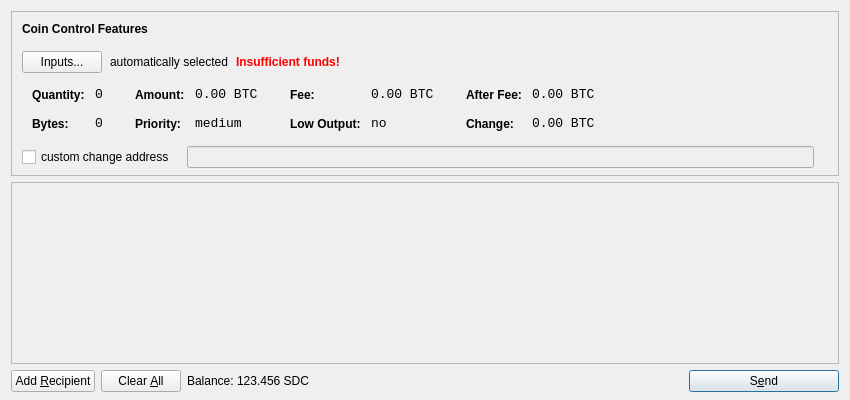
<?xml version="1.0" encoding="UTF-8"?>
<ui version="4.0">
 <class>SendCoinsDialog</class>
 <widget class="QDialog" name="SendCoinsDialog">
  <property name="geometry">
   <rect>
    <x>0</x>
    <y>0</y>
    <width>850</width>
    <height>400</height>
   </rect>
  </property>
  <property name="windowTitle">
   <string>Send Coins</string>
  </property>
  <layout class="QVBoxLayout" name="verticalLayout" stretch="0,1,0">
   <property name="bottomMargin">
    <number>8</number>
   </property>
   <item>
    <widget class="QFrame" name="frameCoinControl">
     <property name="sizePolicy">
      <sizepolicy hsizetype="Expanding" vsizetype="Expanding">
       <horstretch>0</horstretch>
       <verstretch>0</verstretch>
      </sizepolicy>
     </property>
     <property name="maximumSize">
      <size>
       <width>16777215</width>
       <height>16777215</height>
      </size>
     </property>
     <property name="frameShape">
      <enum>QFrame::StyledPanel</enum>
     </property>
     <property name="frameShadow">
      <enum>QFrame::Sunken</enum>
     </property>
     <layout class="QVBoxLayout" name="verticalLayoutCoinControl2">
      <property name="spacing">
       <number>-1</number>
      </property>
      <property name="leftMargin">
       <number>0</number>
      </property>
      <property name="topMargin">
       <number>0</number>
      </property>
      <property name="rightMargin">
       <number>0</number>
      </property>
      <property name="bottomMargin">
       <number>6</number>
      </property>
      <item>
       <layout class="QVBoxLayout" name="verticalLayoutCoinControl" stretch="0,0,0,0,1">
        <property name="spacing">
         <number>0</number>
        </property>
        <property name="leftMargin">
         <number>10</number>
        </property>
        <property name="topMargin">
         <number>10</number>
        </property>
        <item>
         <layout class="QHBoxLayout" name="horizontalLayoutCoinControl1">
          <property name="bottomMargin">
           <number>15</number>
          </property>
          <item>
           <widget class="QLabel" name="labelCoinControlFeatures">
            <property name="sizePolicy">
             <sizepolicy hsizetype="Preferred" vsizetype="Maximum">
              <horstretch>0</horstretch>
              <verstretch>0</verstretch>
             </sizepolicy>
            </property>
            <property name="font">
             <font>
              <weight>75</weight>
              <bold>true</bold>
             </font>
            </property>
            <property name="styleSheet">
             <string notr="true">font-weight:bold;</string>
            </property>
            <property name="text">
             <string>Coin Control Features</string>
            </property>
           </widget>
          </item>
         </layout>
        </item>
        <item>
         <layout class="QHBoxLayout" name="horizontalLayoutCoinControl2" stretch="0,0,0,0">
          <property name="spacing">
           <number>8</number>
          </property>
          <property name="bottomMargin">
           <number>10</number>
          </property>
          <item>
           <widget class="QPushButton" name="pushButtonCoinControl">
            <property name="styleSheet">
             <string notr="true"/>
            </property>
            <property name="text">
             <string>Inputs...</string>
            </property>
           </widget>
          </item>
          <item>
           <widget class="QLabel" name="labelCoinControlAutomaticallySelected">
            <property name="text">
             <string>automatically selected</string>
            </property>
            <property name="margin">
             <number>5</number>
            </property>
           </widget>
          </item>
          <item>
           <widget class="QLabel" name="labelCoinControlInsuffFunds">
            <property name="font">
             <font>
              <weight>75</weight>
              <bold>true</bold>
             </font>
            </property>
            <property name="styleSheet">
             <string notr="true">color:red;font-weight:bold;</string>
            </property>
            <property name="text">
             <string>Insufficient funds!</string>
            </property>
            <property name="margin">
             <number>5</number>
            </property>
           </widget>
          </item>
          <item>
           <spacer name="horizontalSpacerCoinControl">
            <property name="orientation">
             <enum>Qt::Horizontal</enum>
            </property>
            <property name="sizeHint" stdset="0">
             <size>
              <width>40</width>
              <height>1</height>
             </size>
            </property>
           </spacer>
          </item>
         </layout>
        </item>
        <item>
         <widget class="QWidget" name="widgetCoinControl" native="true">
          <property name="sizePolicy">
           <sizepolicy hsizetype="Preferred" vsizetype="Preferred">
            <horstretch>0</horstretch>
            <verstretch>0</verstretch>
           </sizepolicy>
          </property>
          <property name="minimumSize">
           <size>
            <width>0</width>
            <height>0</height>
           </size>
          </property>
          <property name="styleSheet">
           <string notr="true"/>
          </property>
          <layout class="QHBoxLayout" name="horizontalLayoutCoinControl5">
           <property name="margin">
            <number>0</number>
           </property>
           <item>
            <layout class="QHBoxLayout" name="horizontalLayoutCoinControl3" stretch="0,0,0,1">
             <property name="spacing">
              <number>20</number>
             </property>
             <property name="topMargin">
              <number>0</number>
             </property>
             <property name="bottomMargin">
              <number>10</number>
             </property>
             <item>
              <layout class="QFormLayout" name="formLayoutCoinControl1">
               <property name="horizontalSpacing">
                <number>10</number>
               </property>
               <property name="verticalSpacing">
                <number>14</number>
               </property>
               <property name="leftMargin">
                <number>10</number>
               </property>
               <property name="topMargin">
                <number>4</number>
               </property>
               <property name="rightMargin">
                <number>6</number>
               </property>
               <item row="0" column="0">
                <widget class="QLabel" name="labelCoinControlQuantityText">
                 <property name="styleSheet">
                  <string notr="true">font-weight:bold;</string>
                 </property>
                 <property name="text">
                  <string>Quantity:</string>
                 </property>
                 <property name="margin">
                  <number>0</number>
                 </property>
                </widget>
               </item>
               <item row="0" column="1">
                <widget class="QLabel" name="labelCoinControlQuantity">
                 <property name="font">
                  <font>
                   <family>Monospace</family>
                   <pointsize>10</pointsize>
                  </font>
                 </property>
                 <property name="cursor">
                  <cursorShape>IBeamCursor</cursorShape>
                 </property>
                 <property name="contextMenuPolicy">
                  <enum>Qt::ActionsContextMenu</enum>
                 </property>
                 <property name="text">
                  <string notr="true">0</string>
                 </property>
                 <property name="margin">
                  <number>0</number>
                 </property>
                 <property name="textInteractionFlags">
                  <set>Qt::LinksAccessibleByMouse|Qt::TextSelectableByKeyboard|Qt::TextSelectableByMouse</set>
                 </property>
                </widget>
               </item>
               <item row="1" column="0">
                <widget class="QLabel" name="labelCoinControlBytesText">
                 <property name="styleSheet">
                  <string notr="true">font-weight:bold;</string>
                 </property>
                 <property name="text">
                  <string>Bytes:</string>
                 </property>
                </widget>
               </item>
               <item row="1" column="1">
                <widget class="QLabel" name="labelCoinControlBytes">
                 <property name="font">
                  <font>
                   <family>Monospace</family>
                   <pointsize>10</pointsize>
                  </font>
                 </property>
                 <property name="cursor">
                  <cursorShape>IBeamCursor</cursorShape>
                 </property>
                 <property name="contextMenuPolicy">
                  <enum>Qt::ActionsContextMenu</enum>
                 </property>
                 <property name="text">
                  <string notr="true">0</string>
                 </property>
                 <property name="textInteractionFlags">
                  <set>Qt::LinksAccessibleByMouse|Qt::TextSelectableByKeyboard|Qt::TextSelectableByMouse</set>
                 </property>
                </widget>
               </item>
              </layout>
             </item>
             <item>
              <layout class="QFormLayout" name="formLayoutCoinControl2">
               <property name="horizontalSpacing">
                <number>10</number>
               </property>
               <property name="verticalSpacing">
                <number>14</number>
               </property>
               <property name="leftMargin">
                <number>6</number>
               </property>
               <property name="topMargin">
                <number>4</number>
               </property>
               <property name="rightMargin">
                <number>6</number>
               </property>
               <item row="0" column="0">
                <widget class="QLabel" name="labelCoinControlAmountText">
                 <property name="styleSheet">
                  <string notr="true">font-weight:bold;</string>
                 </property>
                 <property name="text">
                  <string>Amount:</string>
                 </property>
                 <property name="margin">
                  <number>0</number>
                 </property>
                </widget>
               </item>
               <item row="0" column="1">
                <widget class="QLabel" name="labelCoinControlAmount">
                 <property name="font">
                  <font>
                   <family>Monospace</family>
                   <pointsize>10</pointsize>
                  </font>
                 </property>
                 <property name="cursor">
                  <cursorShape>IBeamCursor</cursorShape>
                 </property>
                 <property name="contextMenuPolicy">
                  <enum>Qt::ActionsContextMenu</enum>
                 </property>
                 <property name="text">
                  <string notr="true">0.00 BTC</string>
                 </property>
                 <property name="textInteractionFlags">
                  <set>Qt::LinksAccessibleByMouse|Qt::TextSelectableByKeyboard|Qt::TextSelectableByMouse</set>
                 </property>
                </widget>
               </item>
               <item row="1" column="0">
                <widget class="QLabel" name="labelCoinControlPriorityText">
                 <property name="styleSheet">
                  <string notr="true">font-weight:bold;</string>
                 </property>
                 <property name="text">
                  <string>Priority:</string>
                 </property>
                </widget>
               </item>
               <item row="1" column="1">
                <widget class="QLabel" name="labelCoinControlPriority">
                 <property name="font">
                  <font>
                   <family>Monospace</family>
                   <pointsize>10</pointsize>
                  </font>
                 </property>
                 <property name="cursor">
                  <cursorShape>IBeamCursor</cursorShape>
                 </property>
                 <property name="contextMenuPolicy">
                  <enum>Qt::ActionsContextMenu</enum>
                 </property>
                 <property name="text">
                  <string>medium</string>
                 </property>
                 <property name="textInteractionFlags">
                  <set>Qt::LinksAccessibleByMouse|Qt::TextSelectableByKeyboard|Qt::TextSelectableByMouse</set>
                 </property>
                </widget>
               </item>
              </layout>
             </item>
             <item>
              <layout class="QFormLayout" name="formLayoutCoinControl3">
               <property name="horizontalSpacing">
                <number>10</number>
               </property>
               <property name="verticalSpacing">
                <number>14</number>
               </property>
               <property name="leftMargin">
                <number>6</number>
               </property>
               <property name="topMargin">
                <number>4</number>
               </property>
               <property name="rightMargin">
                <number>6</number>
               </property>
               <item row="0" column="0">
                <widget class="QLabel" name="labelCoinControlFeeText">
                 <property name="styleSheet">
                  <string notr="true">font-weight:bold;</string>
                 </property>
                 <property name="text">
                  <string>Fee:</string>
                 </property>
                 <property name="margin">
                  <number>0</number>
                 </property>
                </widget>
               </item>
               <item row="0" column="1">
                <widget class="QLabel" name="labelCoinControlFee">
                 <property name="font">
                  <font>
                   <family>Monospace</family>
                   <pointsize>10</pointsize>
                  </font>
                 </property>
                 <property name="cursor">
                  <cursorShape>IBeamCursor</cursorShape>
                 </property>
                 <property name="contextMenuPolicy">
                  <enum>Qt::ActionsContextMenu</enum>
                 </property>
                 <property name="text">
                  <string notr="true">0.00 BTC</string>
                 </property>
                 <property name="textInteractionFlags">
                  <set>Qt::LinksAccessibleByMouse|Qt::TextSelectableByKeyboard|Qt::TextSelectableByMouse</set>
                 </property>
                </widget>
               </item>
               <item row="1" column="0">
                <widget class="QLabel" name="labelCoinControlLowOutputText">
                 <property name="styleSheet">
                  <string notr="true">font-weight:bold;</string>
                 </property>
                 <property name="text">
                  <string>Low Output:</string>
                 </property>
                </widget>
               </item>
               <item row="1" column="1">
                <widget class="QLabel" name="labelCoinControlLowOutput">
                 <property name="font">
                  <font>
                   <family>Monospace</family>
                   <pointsize>10</pointsize>
                  </font>
                 </property>
                 <property name="cursor">
                  <cursorShape>IBeamCursor</cursorShape>
                 </property>
                 <property name="contextMenuPolicy">
                  <enum>Qt::ActionsContextMenu</enum>
                 </property>
                 <property name="text">
                  <string>no</string>
                 </property>
                 <property name="textInteractionFlags">
                  <set>Qt::LinksAccessibleByMouse|Qt::TextSelectableByKeyboard|Qt::TextSelectableByMouse</set>
                 </property>
                </widget>
               </item>
              </layout>
             </item>
             <item>
              <layout class="QFormLayout" name="formLayoutCoinControl4">
               <property name="horizontalSpacing">
                <number>10</number>
               </property>
               <property name="verticalSpacing">
                <number>14</number>
               </property>
               <property name="leftMargin">
                <number>6</number>
               </property>
               <property name="topMargin">
                <number>4</number>
               </property>
               <property name="rightMargin">
                <number>6</number>
               </property>
               <item row="0" column="0">
                <widget class="QLabel" name="labelCoinControlAfterFeeText">
                 <property name="styleSheet">
                  <string notr="true">font-weight:bold;</string>
                 </property>
                 <property name="text">
                  <string>After Fee:</string>
                 </property>
                 <property name="margin">
                  <number>0</number>
                 </property>
                </widget>
               </item>
               <item row="0" column="1">
                <widget class="QLabel" name="labelCoinControlAfterFee">
                 <property name="font">
                  <font>
                   <family>Monospace</family>
                   <pointsize>10</pointsize>
                  </font>
                 </property>
                 <property name="cursor">
                  <cursorShape>IBeamCursor</cursorShape>
                 </property>
                 <property name="contextMenuPolicy">
                  <enum>Qt::ActionsContextMenu</enum>
                 </property>
                 <property name="text">
                  <string notr="true">0.00 BTC</string>
                 </property>
                 <property name="textInteractionFlags">
                  <set>Qt::LinksAccessibleByMouse|Qt::TextSelectableByKeyboard|Qt::TextSelectableByMouse</set>
                 </property>
                </widget>
               </item>
               <item row="1" column="0">
                <widget class="QLabel" name="labelCoinControlChangeText">
                 <property name="styleSheet">
                  <string notr="true">font-weight:bold;</string>
                 </property>
                 <property name="text">
                  <string>Change:</string>
                 </property>
                </widget>
               </item>
               <item row="1" column="1">
                <widget class="QLabel" name="labelCoinControlChange">
                 <property name="font">
                  <font>
                   <family>Monospace</family>
                   <pointsize>10</pointsize>
                  </font>
                 </property>
                 <property name="cursor">
                  <cursorShape>IBeamCursor</cursorShape>
                 </property>
                 <property name="contextMenuPolicy">
                  <enum>Qt::ActionsContextMenu</enum>
                 </property>
                 <property name="text">
                  <string notr="true">0.00 BTC</string>
                 </property>
                 <property name="textInteractionFlags">
                  <set>Qt::LinksAccessibleByMouse|Qt::TextSelectableByKeyboard|Qt::TextSelectableByMouse</set>
                 </property>
                </widget>
               </item>
              </layout>
             </item>
            </layout>
           </item>
          </layout>
         </widget>
        </item>
        <item>
         <layout class="QHBoxLayout" name="horizontalLayoutCoinControl4" stretch="0,0,0">
          <property name="spacing">
           <number>12</number>
          </property>
          <property name="sizeConstraint">
           <enum>QLayout::SetDefaultConstraint</enum>
          </property>
          <property name="topMargin">
           <number>5</number>
          </property>
          <property name="rightMargin">
           <number>5</number>
          </property>
          <item>
           <widget class="QCheckBox" name="checkBoxCoinControlChange">
            <property name="text">
             <string>custom change address</string>
            </property>
           </widget>
          </item>
          <item>
           <widget class="QLineEdit" name="lineEditCoinControlChange">
            <property name="enabled">
             <bool>false</bool>
            </property>
            <property name="sizePolicy">
             <sizepolicy hsizetype="Expanding" vsizetype="Fixed">
              <horstretch>0</horstretch>
              <verstretch>0</verstretch>
             </sizepolicy>
            </property>
           </widget>
          </item>
          <item>
           <widget class="QLabel" name="labelCoinControlChangeLabel">
            <property name="sizePolicy">
             <sizepolicy hsizetype="Preferred" vsizetype="Expanding">
              <horstretch>0</horstretch>
              <verstretch>0</verstretch>
             </sizepolicy>
            </property>
            <property name="minimumSize">
             <size>
              <width>0</width>
              <height>0</height>
             </size>
            </property>
            <property name="text">
             <string/>
            </property>
            <property name="margin">
             <number>3</number>
            </property>
           </widget>
          </item>
         </layout>
        </item>
        <item>
         <spacer name="verticalSpacerCoinControl">
          <property name="orientation">
           <enum>Qt::Vertical</enum>
          </property>
          <property name="sizeHint" stdset="0">
           <size>
            <width>800</width>
            <height>1</height>
           </size>
          </property>
         </spacer>
        </item>
       </layout>
      </item>
     </layout>
    </widget>
   </item>
   <item>
    <widget class="QScrollArea" name="scrollArea">
     <property name="widgetResizable">
      <bool>true</bool>
     </property>
     <widget class="QWidget" name="scrollAreaWidgetContents">
      <property name="geometry">
       <rect>
        <x>0</x>
        <y>0</y>
        <width>830</width>
        <height>165</height>
       </rect>
      </property>
      <layout class="QVBoxLayout" name="verticalLayout_2">
       <property name="margin">
        <number>0</number>
       </property>
       <item>
        <layout class="QVBoxLayout" name="entries">
         <property name="spacing">
          <number>6</number>
         </property>
        </layout>
       </item>
       <item>
        <spacer name="verticalSpacer">
         <property name="orientation">
          <enum>Qt::Vertical</enum>
         </property>
         <property name="sizeHint" stdset="0">
          <size>
           <width>20</width>
           <height>40</height>
          </size>
         </property>
        </spacer>
       </item>
      </layout>
     </widget>
    </widget>
   </item>
   <item>
    <layout class="QHBoxLayout" name="horizontalLayout">
     <item>
      <widget class="QPushButton" name="addButton">
       <property name="toolTip">
        <string>Send to multiple recipients at once</string>
       </property>
       <property name="text">
        <string>Add &amp;Recipient</string>
       </property>
       <property name="icon">
        <iconset resource="../bitcoin.qrc">
         <normaloff>:/icons/add</normaloff>:/icons/add</iconset>
       </property>
       <property name="autoDefault">
        <bool>false</bool>
       </property>
      </widget>
     </item>
     <item>
      <widget class="QPushButton" name="clearButton">
       <property name="sizePolicy">
        <sizepolicy hsizetype="Minimum" vsizetype="Fixed">
         <horstretch>0</horstretch>
         <verstretch>0</verstretch>
        </sizepolicy>
       </property>
       <property name="toolTip">
        <string>Remove all transaction fields</string>
       </property>
       <property name="text">
        <string>Clear &amp;All</string>
       </property>
       <property name="icon">
        <iconset resource="../bitcoin.qrc">
         <normaloff>:/icons/remove</normaloff>:/icons/remove</iconset>
       </property>
       <property name="autoRepeatDelay">
        <number>300</number>
       </property>
       <property name="autoDefault">
        <bool>false</bool>
       </property>
      </widget>
     </item>
     <item>
      <layout class="QHBoxLayout" name="horizontalLayout_2">
       <property name="spacing">
        <number>3</number>
       </property>
       <item>
        <widget class="QLabel" name="label">
         <property name="text">
          <string>Balance:</string>
         </property>
        </widget>
       </item>
       <item>
        <widget class="QLabel" name="labelBalance">
         <property name="cursor">
          <cursorShape>IBeamCursor</cursorShape>
         </property>
         <property name="text">
          <string>123.456 SDC</string>
         </property>
         <property name="textInteractionFlags">
          <set>Qt::LinksAccessibleByMouse|Qt::TextSelectableByKeyboard|Qt::TextSelectableByMouse</set>
         </property>
        </widget>
       </item>
      </layout>
     </item>
     <item>
      <spacer name="horizontalSpacer">
       <property name="orientation">
        <enum>Qt::Horizontal</enum>
       </property>
       <property name="sizeHint" stdset="0">
        <size>
         <width>40</width>
         <height>20</height>
        </size>
       </property>
      </spacer>
     </item>
     <item>
      <widget class="QPushButton" name="sendButton">
       <property name="minimumSize">
        <size>
         <width>150</width>
         <height>0</height>
        </size>
       </property>
       <property name="toolTip">
        <string>Confirm the send action</string>
       </property>
       <property name="text">
        <string>S&amp;end</string>
       </property>
       <property name="icon">
        <iconset resource="../bitcoin.qrc">
         <normaloff>:/icons/send</normaloff>:/icons/send</iconset>
       </property>
       <property name="default">
        <bool>true</bool>
       </property>
      </widget>
     </item>
    </layout>
   </item>
  </layout>
 </widget>
 <resources>
  <include location="../bitcoin.qrc"/>
 </resources>
 <connections/>
</ui>
